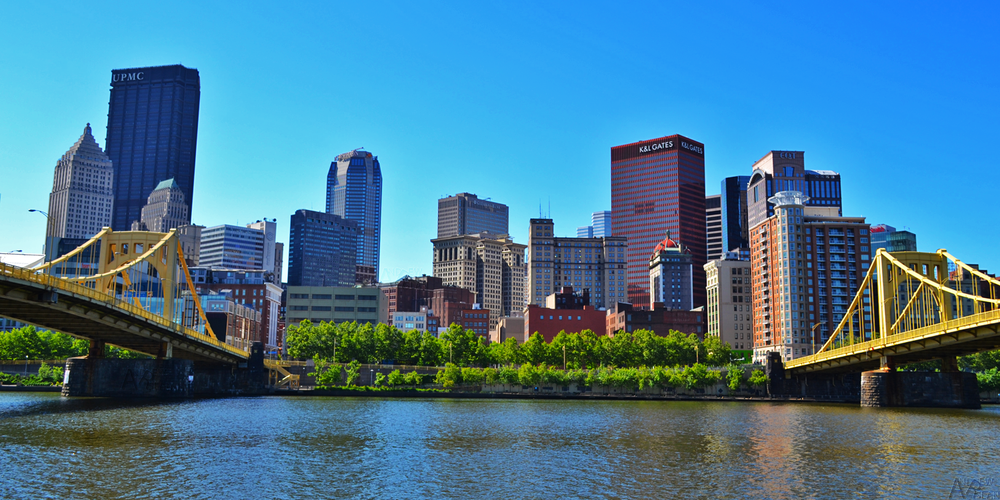
%> input picture assignments_prog/hw01/pittsburgh.png, 1000 x 500 px, shrunk from 1500 x 750 before the run
$ octave mean_sub.m   (GNU Octave 9; MATLAB toolbox functions it lacks are replaced by stand-ins)
%> lines starting %> are read from the running program, lines starting %| are printed output that depends on the picture
%%
%%%%%%%%%%%%%%%%%%
% (21) Create another script which reads in an image.
% It computes the scalar average pixel value along each channel (R, G, B) separately.
% It then subtracts the average value per channel from the corresponding channel.
% Finally, it writes the image to a file mean_sub.png.

I = imread('pittsburgh.png'); % Read a PNG image
%> I is the input picture: size 500x1000x3 uint8; mean R, G, B 71.5, 122.5, 149.7
I_dup = I;

% get a handle to the BLUE channel
B = I(:,:,3);
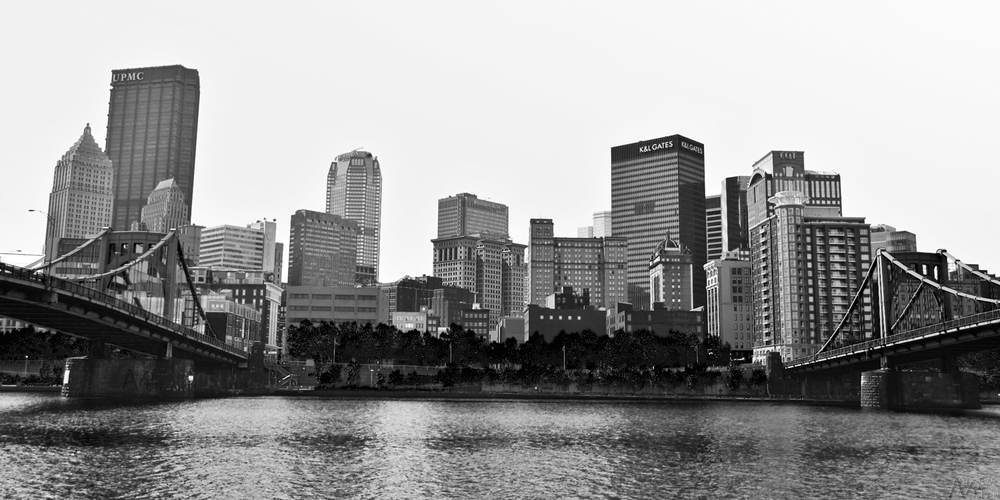
%> B: size 500x1000 uint8; min 0, max 255, mean 149.7
% compute its scalar average
b_mu_rows = mean(B);
%> b_mu_rows = 1000 values, max 191.2 at index 394, min 93.97 at index 116, mean 149.7
b_mu_overall = mean(b_mu_rows);
%> b_mu_overall = 149.7
% subtract the scalar average from B
B_prime = B - b_mu_overall;
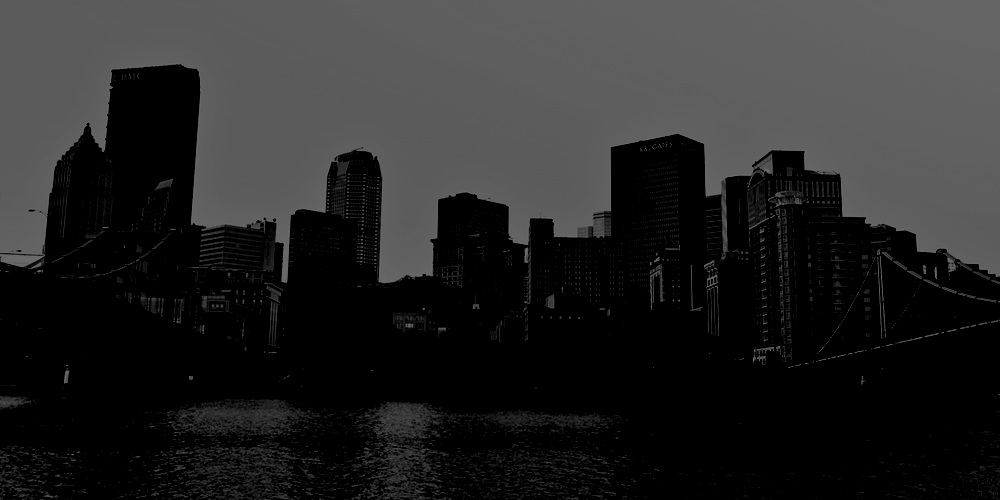
%> B_prime: size 500x1000 uint8; min 0, max 105, mean 39


% get a handle to the GREEN channel
G = I(:,:,2);
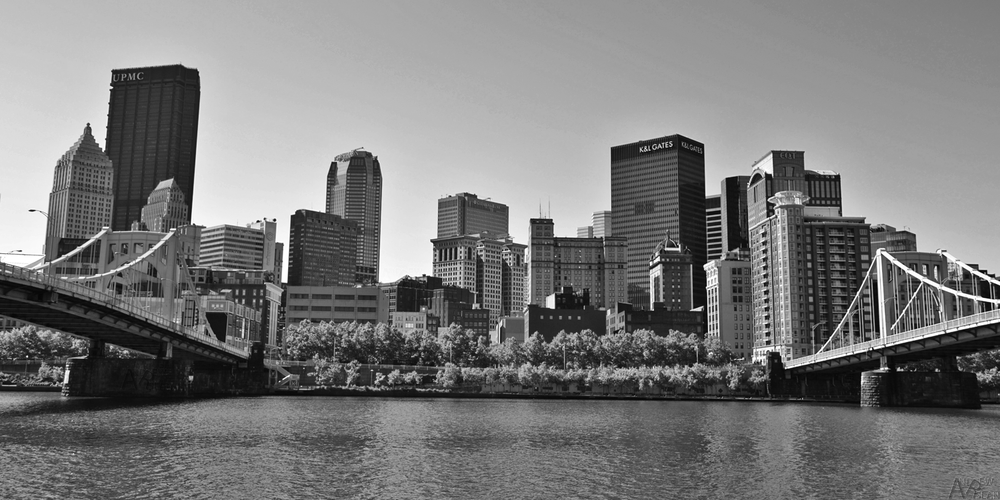
%> G: size 500x1000 uint8; min 0, max 255, mean 122.5
% compute its scalar average
g_mu_rows = mean(G);
%> g_mu_rows = 1000 values, max 162.9 at index 288, min 79.65 at index 117, mean 122.5
g_mu_overall = mean(g_mu_rows);
%> g_mu_overall = 122.5
% subtract the scalar average from G
G_prime = G - g_mu_overall;
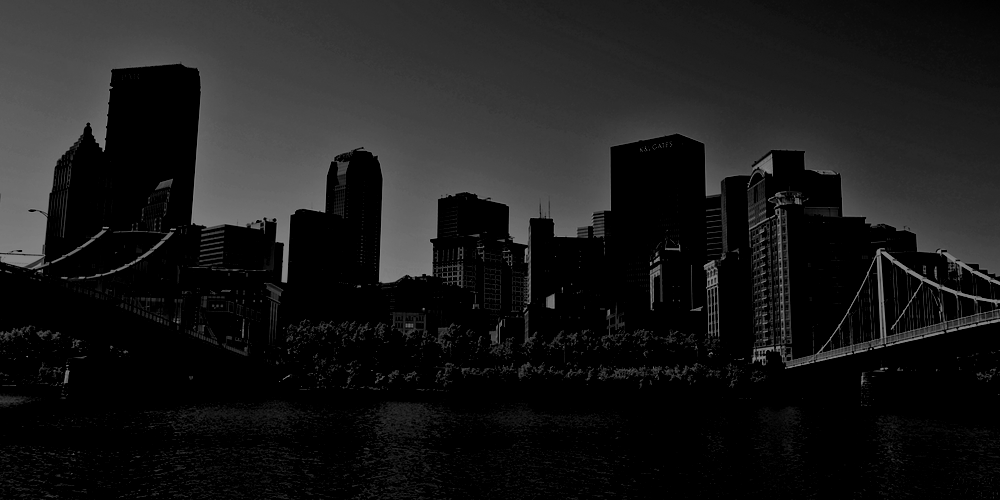
%> G_prime: size 500x1000 uint8; min 0, max 133, mean 26.1


% get a handle to the RED channel
R = I(:,:,3);
% compute its scalar average
r_mu_rows = mean(R);
%> r_mu_rows has the same summary as b_mu_rows
r_mu_overall = mean(r_mu_rows);
%> r_mu_overall = 149.7
% subtract the scalar average from B
R_prime = R - r_mu_overall;


% re-assign our channel values
% save the file again
I(:,:,3) = B_prime;
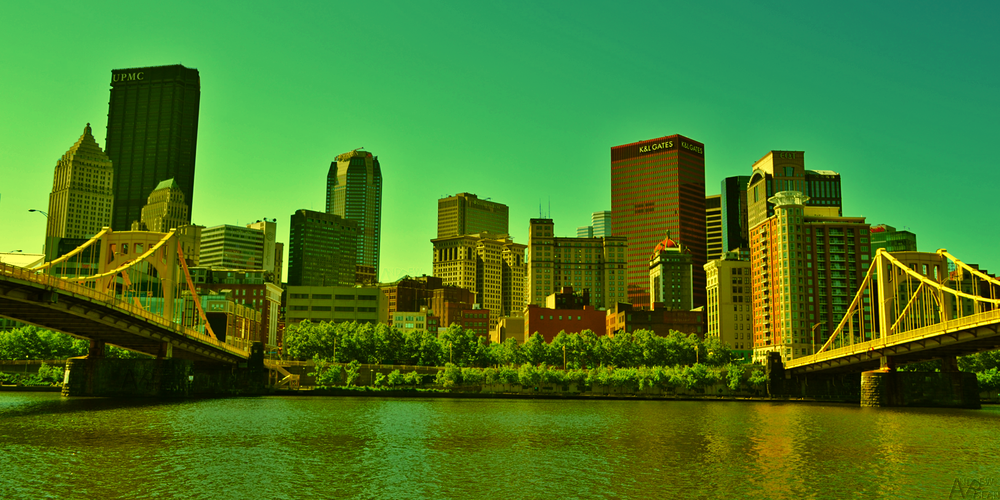
%> I: size 500x1000x3 uint8; mean R, G, B 71.5, 122.5, 39
I(:,:,2) = G_prime;
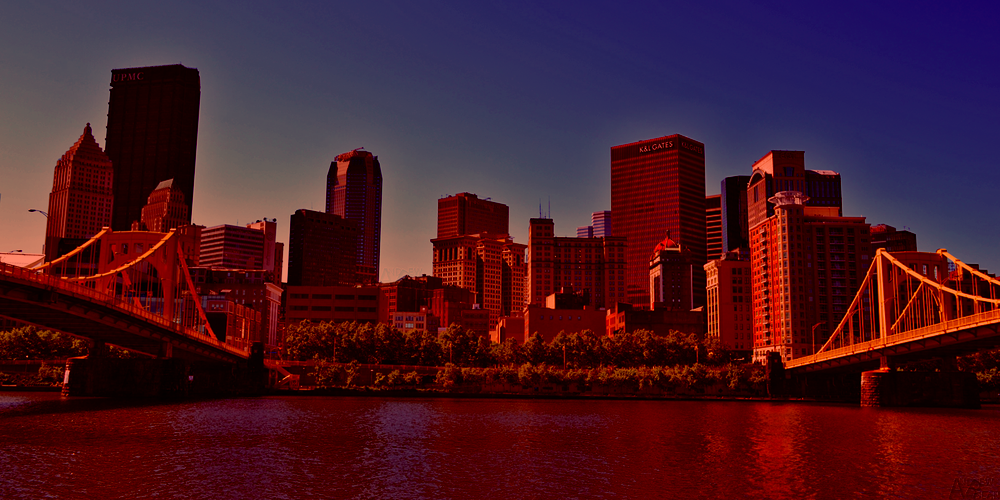
%> I: size 500x1000x3 uint8; mean R, G, B 71.5, 26.1, 39
I(:,:,1) = R_prime;
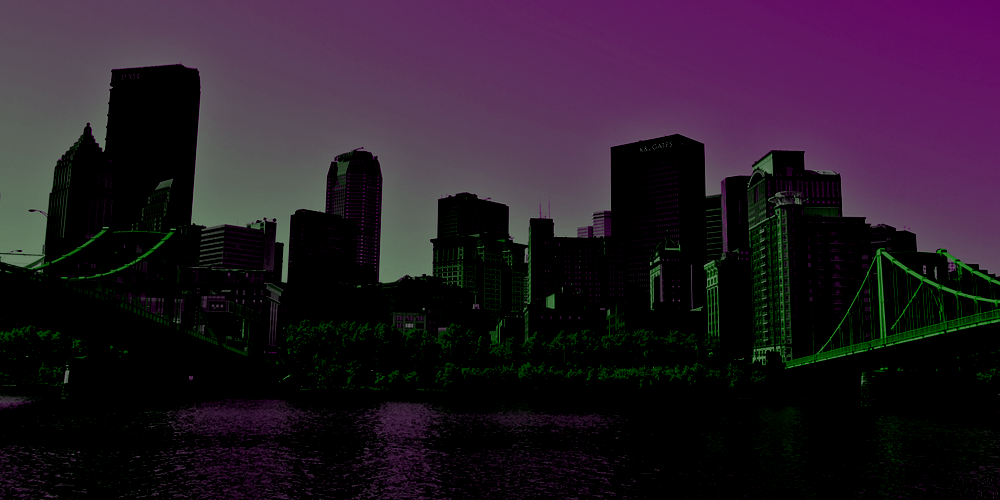
%> I: size 500x1000x3 uint8; mean R, G, B 39, 26.1, 39
imwrite(I, 'mean_sub.png');
%%
